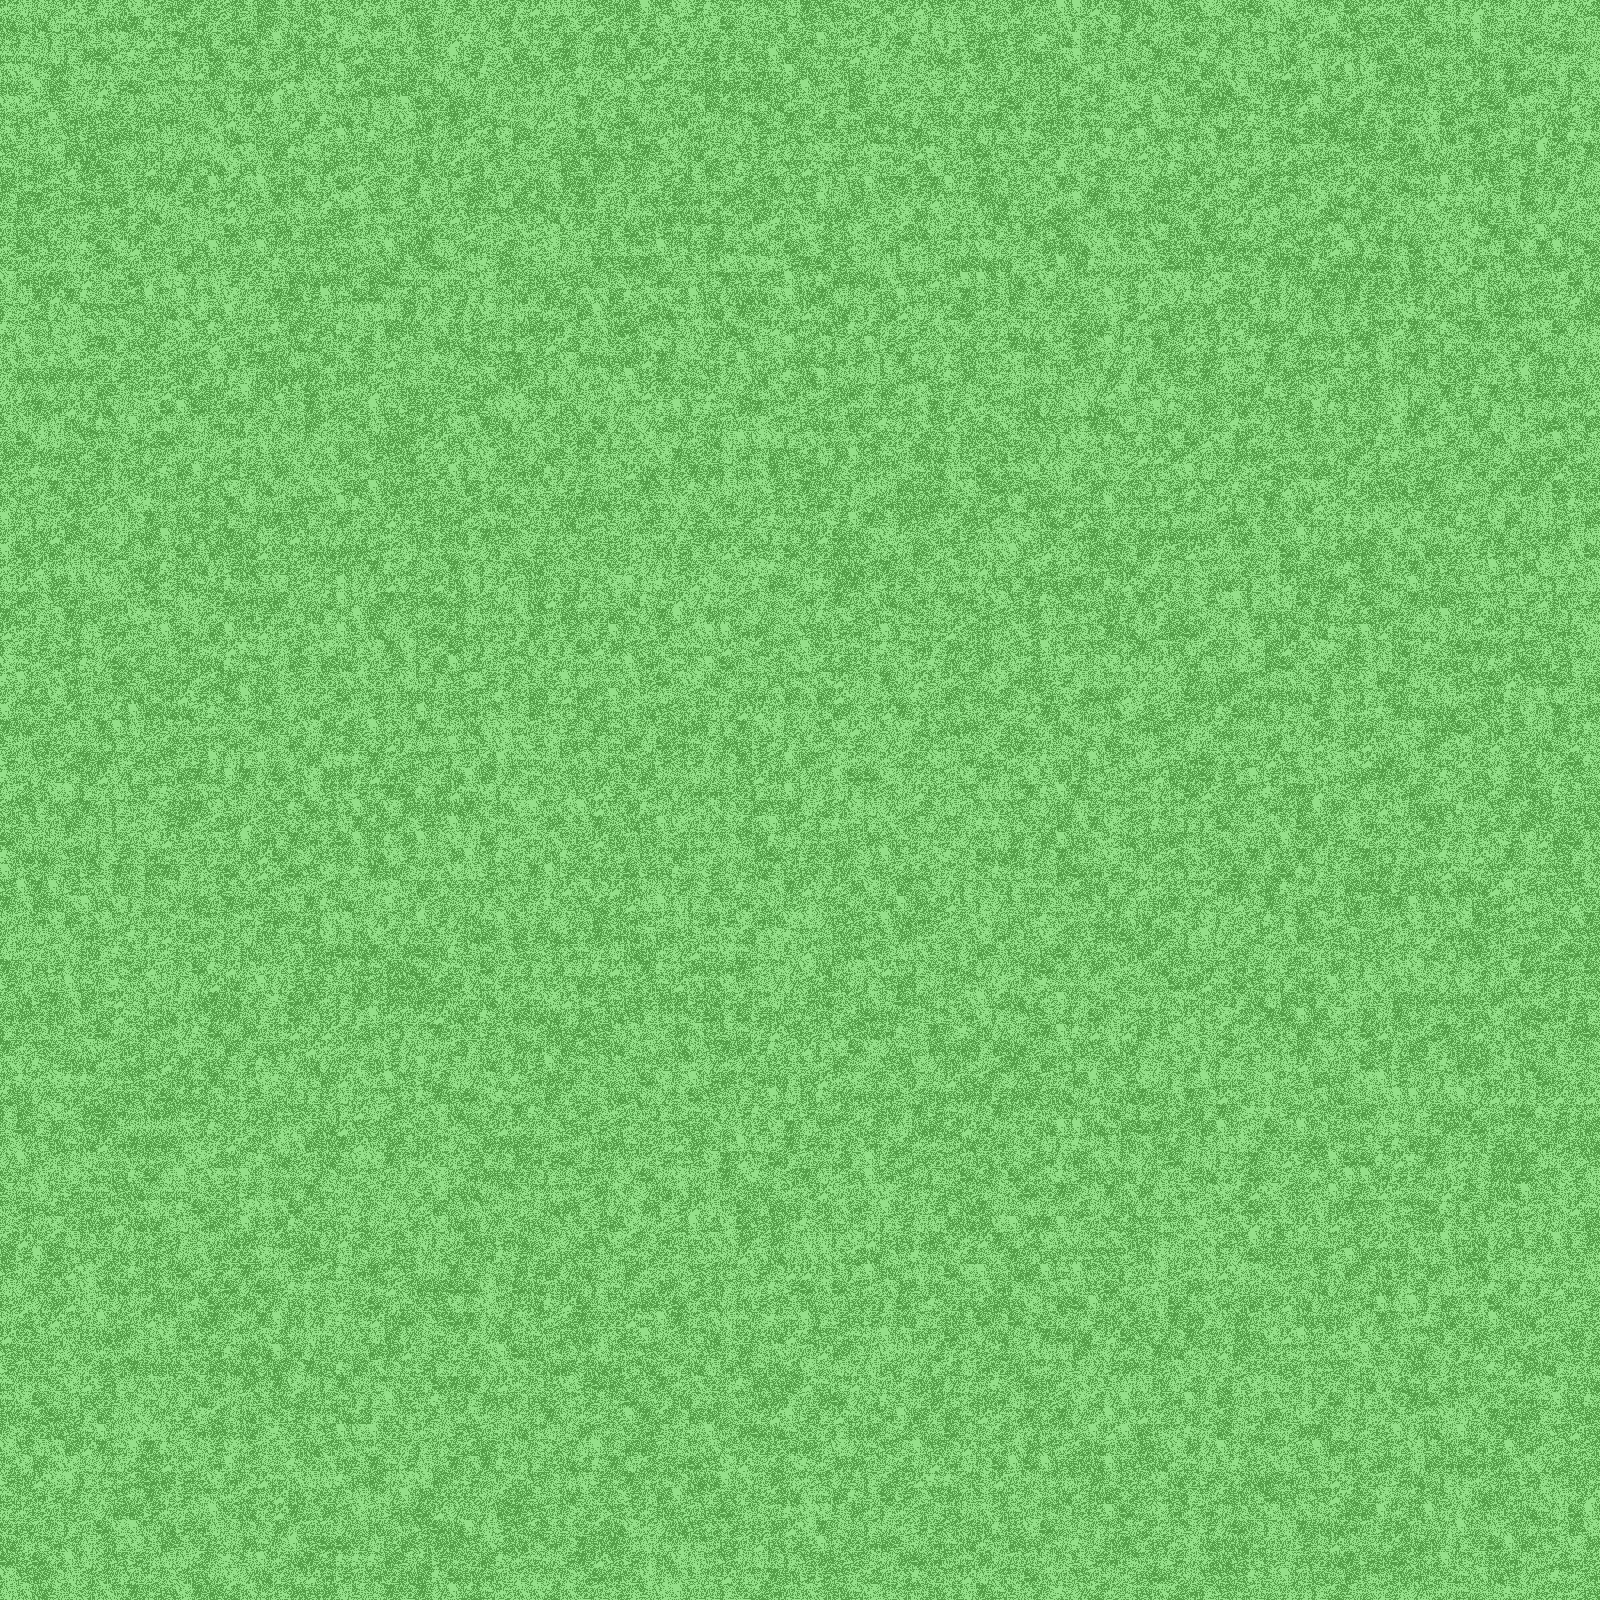

Below is a game level as drawn by its tile map, then a one-line description and the .tmx that defines it (tile-layer data replaced by summaries):
An orthogonal 100x100 tile map with 16x16 px tiles, 1 tile layer (Tile Layer 1) and 1 object.

<map version="1.2" tiledversion="1.2.0" orientation="orthogonal" renderorder="right-down" width="100" height="100" tilewidth="16" tileheight="16" infinite="0" nextlayerid="4" nextobjectid="2">
 <tileset firstgid="1" source="Grass.tsx" />
 <layer id="1" name="Tile Layer 1" width="100" height="100">
  <data>[10000 cells, 10000 non-empty, 36 distinct tile ids]</data>
 </layer>
 <objectgroup id="3" name="Object Layer 1">
  <object id="1" x="36.5" y="33.5" width="83" height="19">
   <text wrap="1">Hello World</text>
  </object>
 </objectgroup>
</map>
